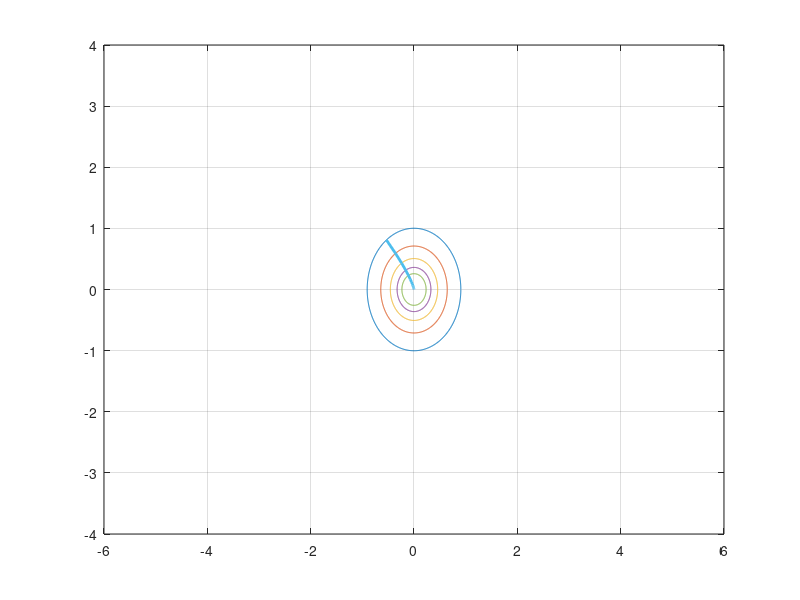
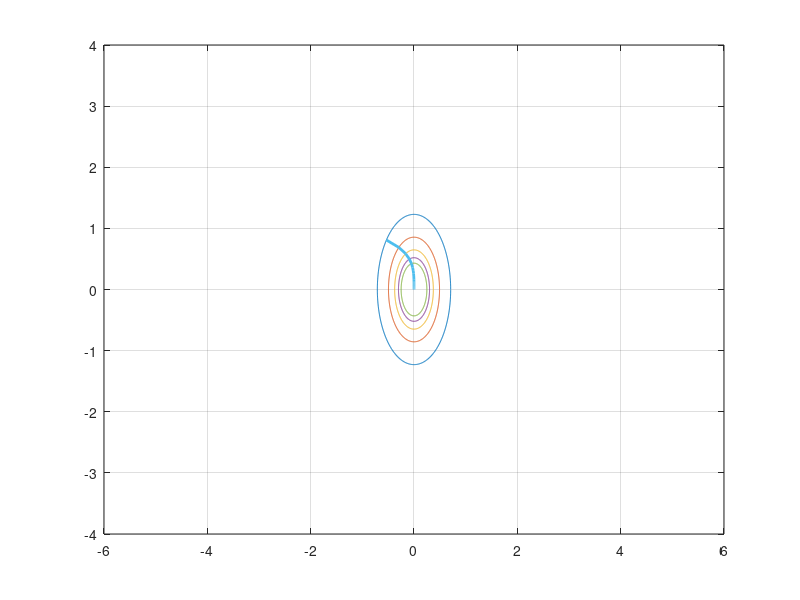
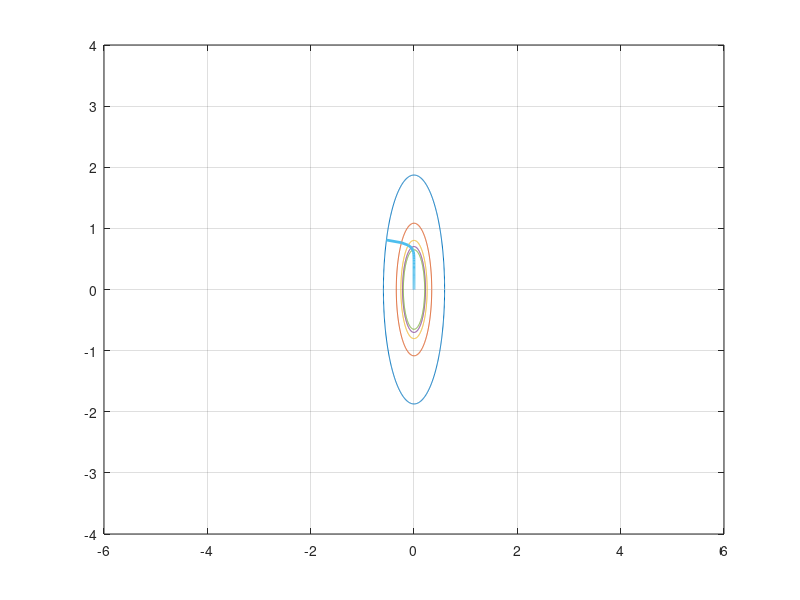
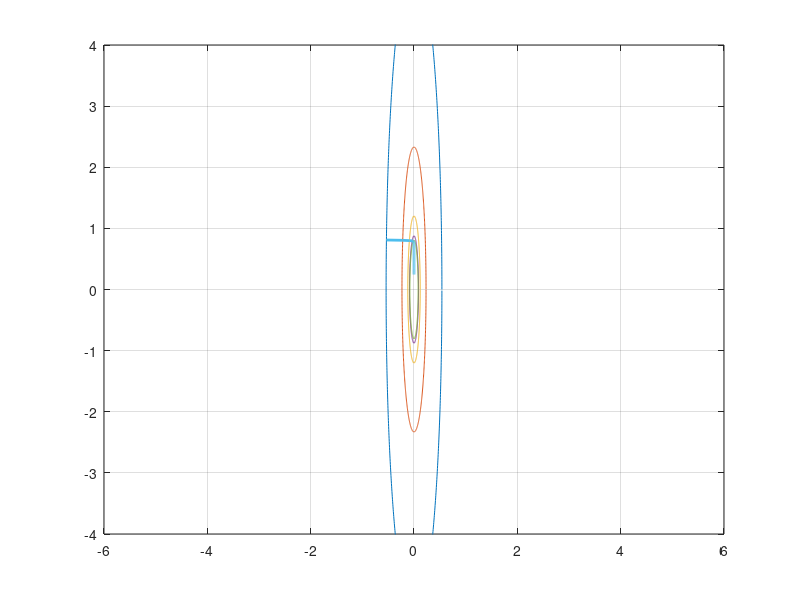

Reproduce these figures in MATLAB, in order.

clear all
a1 = [-0.195 -0.975 -1.5955 -1.9114];
a2 = 0.95;
Jmin = [0.0965 0.0731 0.0322 0.0038];
u=0.3;
JJ=zeros(4,200);


for j=1:4
    sigma_u=(1+a2)*Jmin(j)/(1-a2)/((1+a2)^2-a1(j)^2);
    r0 = sigma_u;
    r1 = (-a1(j)/(1+a2))*sigma_u;
    e1 = r0 + r1;
    e2 = r0 - r1;
    v= -[a1+a2;a1-a2]/sqrt(2);
    
    for i=1:201
         v(:,i+1)=[(1-u*e1) 0;0 (1-u*e2)]*v(:,i);
         JJ(j,i)=e1*v(1,i)^2+e2*v(2,i)^2;
    end
    
    
    t=0:0.01:2*pi;
    figure(j)
    for i=1:5
         a=1/sqrt(e1/JJ(j,i));
         b=1/sqrt(e2/JJ(j,i));
         x=a*cos(t);
         y=b*sin(t);
         plot(x,y)
         axis([-6 6 -4 4])
         xticks(-6:2:6)
         yticks(-4:1:4)
         grid on
         hold on
    end
    plot(v(1,:),v(2,:),'linewidth',2)
    hold off
    
    
end
figure(5)
plot(0:200,JJ(1,:)+Jmin(1))
hold on
plot(0:200,JJ(2,:)+Jmin(2),':')
plot(0:200,JJ(3,:)+Jmin(3),'--')
plot(0:200,JJ(4,:)+Jmin(4),'-.')
legend('X=1.22','X=3','X=10','X=100')
